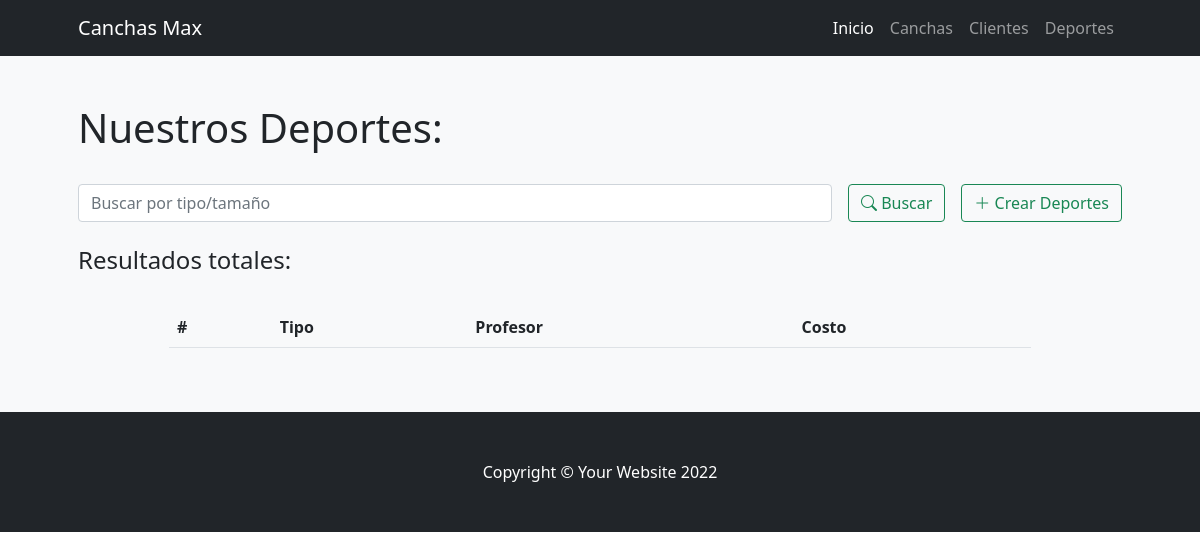
/entregableapp/deportes, run on an earlier commit of the app's database.
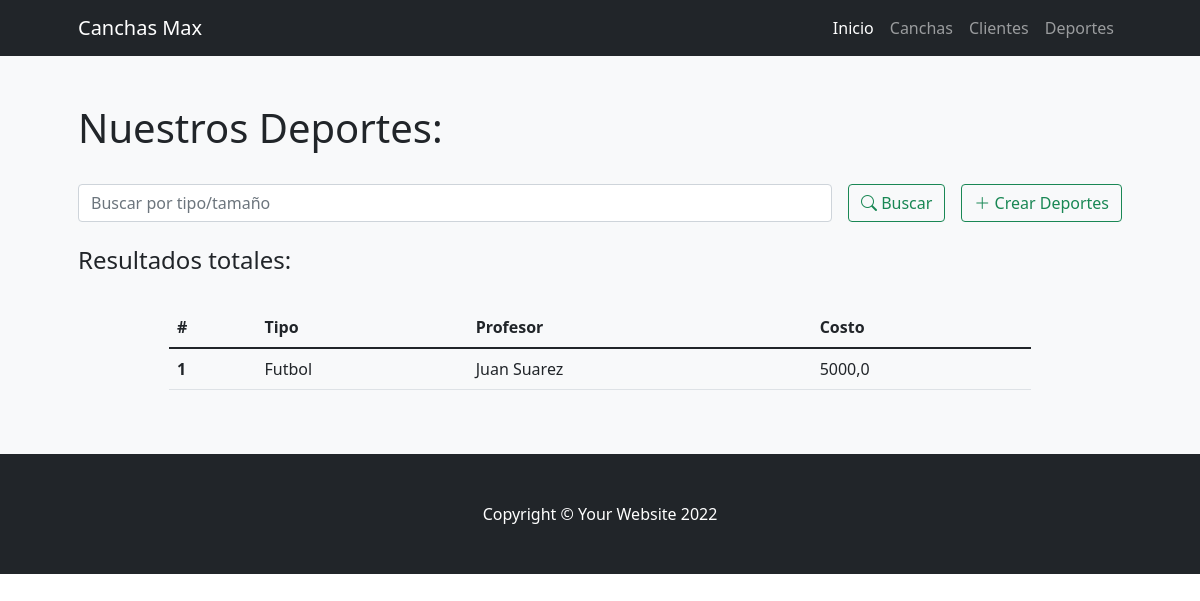
And on a later commit of the database.
### Entregable1App/models.py (models this page shows)
class Deporte(models.Model):
    tipo = models.CharField(max_length=30)
    profesor = models.CharField(max_length=30)
    costo = models.FloatField()

### Entregable1App/views.py (the view)
# urls.py: path('deportes', deportes, name="deportes"),
def deportes(request):
    if request.method == "POST":
        search = request.POST["search"]
        if search != "":
            deportes = Deporte.objects.filter( Q(tipo__icontains=search) | Q(costo__icontains=search) ).values()
            return render(request,"Entregable1App/deportes.html",{"deportes":deportes, "search":True, "busqueda":search})
    deportes = Deporte.objects.all()
    return render(request,"Entregable1App/deportes.html",{"deportes":deportes})

### Entregable1App/templates/Entregable1App/deportes.html (shortened to what this page needs)
{% extends 'Entregable1App/base.html' %}
{% block contenidopagina %}
<section class="bg-light py-5">
    <div class="container px-5">
        <h1>Nuestros Deportes:</h1>
        <br>
        <div class="row gx-5 justify-content-center">
            <div class="col-lg-12">
                <form class="d-flex my-2 my-lg-0" action="" method="post">
                    <input class="flex-grow-0 form-control mr-sm-2" type="search" name="search" placeholder="Buscar por tipo/tamaño" aria-label="Search">
                    <button class="btn btn-outline-success text-nowrap ms-3 my-2 my-sm-0" type="submit"> <i class="bi bi-search"></i> Buscar</button>
                    <a class="btn btn-outline-success text-nowrap ms-3 my-2 my-sm-0" href="{% url 'crear_deportes' %}"> <i class="bi bi-plus-lg"></i> Crear Deportes</a>
                </form>
            </div>
        </div>
        <br>
        <h4>Resultados
            {% if search %}
                para "{{busqueda}}":
            {% else %}
                totales:
            {% endif %}
        </h4>
        <br>
        <div class="row gx-5 justify-content-center">
            <div class="col-lg-10 table-responsive">
                <table class="table table-theme">
                    <thead>
                        <tr>
                            <th scope="col">#</th>
                            <th scope="col">Tipo</th>
                            <th scope="col">Profesor</th>
                            <th scope="col">Costo</th>
                        </tr>
                    </thead>
                    <tbody>
                        {% for deporte in deportes %}
                            <tr>
                                <th scope="row">{{forloop.counter}}</th>
                                <td>{{deporte.tipo}}</td>
                                <td>{{deporte.profesor}}</td>
                                <td>{{deporte.costo}}</td>
                            </tr>
                        {% endfor %}
                    </tbody>
                </table>
            </div>
        </div>
    </div>
</section>
{% endblock %}

What changed in the data, as far as the page shows it:
added Deporte: tipo "Futbol", profesor "Juan Suarez", costo "5000,0"
